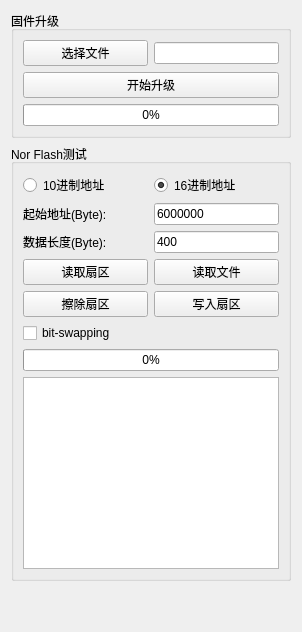
        <widget class="QWidget" name="tab_5">
         <attribute name="title">
          <string>Update</string>
         </attribute>
         <layout class="QVBoxLayout" name="verticalLayout_6">
          <item>
           <widget class="QGroupBox" name="groupBox_2">
            <property name="title">
             <string>固件升级</string>
            </property>
            <layout class="QGridLayout" name="gridLayout_4">
             <item row="0" column="1">
              <widget class="QLineEdit" name="lineEdit_updateFilePath">
               <property name="sizePolicy">
                <sizepolicy hsizetype="Preferred" vsizetype="Fixed">
                 <horstretch>0</horstretch>
                 <verstretch>0</verstretch>
                </sizepolicy>
               </property>
              </widget>
             </item>
             <item row="0" column="0">
              <widget class="QPushButton" name="btn_selectUpdateFile">
               <property name="text">
                <string>选择文件</string>
               </property>
              </widget>
             </item>
             <item row="2" column="0" colspan="2">
              <widget class="QProgressBar" name="pBar_updateBin">
               <property name="sizePolicy">
                <sizepolicy hsizetype="Preferred" vsizetype="Fixed">
                 <horstretch>0</horstretch>
                 <verstretch>0</verstretch>
                </sizepolicy>
               </property>
               <property name="value">
                <number>0</number>
               </property>
              </widget>
             </item>
             <item row="1" column="0" colspan="2">
              <widget class="QPushButton" name="btn_startUpdate">
               <property name="text">
                <string>开始升级</string>
               </property>
              </widget>
             </item>
            </layout>
           </widget>
          </item>
          <item>
           <widget class="QGroupBox" name="groupBox_norFlashTest">
            <property name="title">
             <string>Nor Flash测试</string>
            </property>
            <layout class="QGridLayout" name="gridLayout_5">
             <item row="0" column="0">
              <widget class="QRadioButton" name="rBtnDecAddr">
               <property name="text">
                <string>10进制地址</string>
               </property>
              </widget>
             </item>
             <item row="3" column="0">
              <widget class="QPushButton" name="btn_norFlashRead">
               <property name="toolTip">
                <string>从指定地址读取256字节数据</string>
               </property>
               <property name="text">
                <string>读取扇区</string>
               </property>
              </widget>
             </item>
             <item row="7" column="0" colspan="2">
              <widget class="QProgressBar" name="pBarNorFlashRead">
               <property name="value">
                <number>0</number>
               </property>
              </widget>
             </item>
             <item row="2" column="0">
              <widget class="QLabel" name="label_3">
               <property name="text">
                <string>数据长度(Byte):</string>
               </property>
              </widget>
             </item>
             <item row="3" column="1">
              <widget class="QPushButton" name="btn_norFlashReadFile">
               <property name="text">
                <string>读取文件</string>
               </property>
              </widget>
             </item>
             <item row="8" column="0" colspan="2">
              <widget class="QPlainTextEdit" name="plain_NorDebugInfo"/>
             </item>
             <item row="4" column="1">
              <widget class="QPushButton" name="btn_norFlashWrite">
               <property name="toolTip">
                <string>在起始地址所在的地址写入256个默认数据</string>
               </property>
               <property name="text">
                <string>写入扇区</string>
               </property>
              </widget>
             </item>
             <item row="1" column="1">
              <widget class="QLineEdit" name="lineEdit_NorFlashStartAddr">
               <property name="sizePolicy">
                <sizepolicy hsizetype="Preferred" vsizetype="Fixed">
                 <horstretch>0</horstretch>
                 <verstretch>0</verstretch>
                </sizepolicy>
               </property>
               <property name="text">
                <string>6000000</string>
               </property>
              </widget>
             </item>
             <item row="6" column="0">
              <widget class="QCheckBox" name="checkBox_norFlashBitSwap">
               <property name="toolTip">
                <string>显示或保存数据时，是否进行bit-swap</string>
               </property>
               <property name="text">
                <string>bit-swapping</string>
               </property>
              </widget>
             </item>
             <item row="0" column="1">
              <widget class="QRadioButton" name="rBtnHexAddr">
               <property name="text">
                <string>16进制地址</string>
               </property>
               <property name="checked">
                <bool>true</bool>
               </property>
              </widget>
             </item>
             <item row="4" column="0">
              <widget class="QPushButton" name="btn_norFlashErase">
               <property name="toolTip">
                <string>擦除起始地址所在的扇区</string>
               </property>
               <property name="text">
                <string>擦除扇区</string>
               </property>
              </widget>
             </item>
             <item row="2" column="1">
              <widget class="QLineEdit" name="lineEdit_NorFlashReadLen">
               <property name="sizePolicy">
                <sizepolicy hsizetype="Preferred" vsizetype="Fixed">
                 <horstretch>0</horstretch>
                 <verstretch>0</verstretch>
                </sizepolicy>
               </property>
               <property name="text">
                <string>400</string>
               </property>
              </widget>
             </item>
             <item row="1" column="0">
              <widget class="QLabel" name="label_2">
               <property name="text">
                <string>起始地址(Byte):</string>
               </property>
              </widget>
             </item>
            </layout>
           </widget>
          </item>
          <item>
           <spacer name="verticalSpacer_2">
            <property name="orientation">
             <enum>Qt::Vertical</enum>
            </property>
            <property name="sizeHint" stdset="0">
             <size>
              <width>20</width>
              <height>40</height>
             </size>
            </property>
           </spacer>
          </item>
         </layout>
        </widget>
